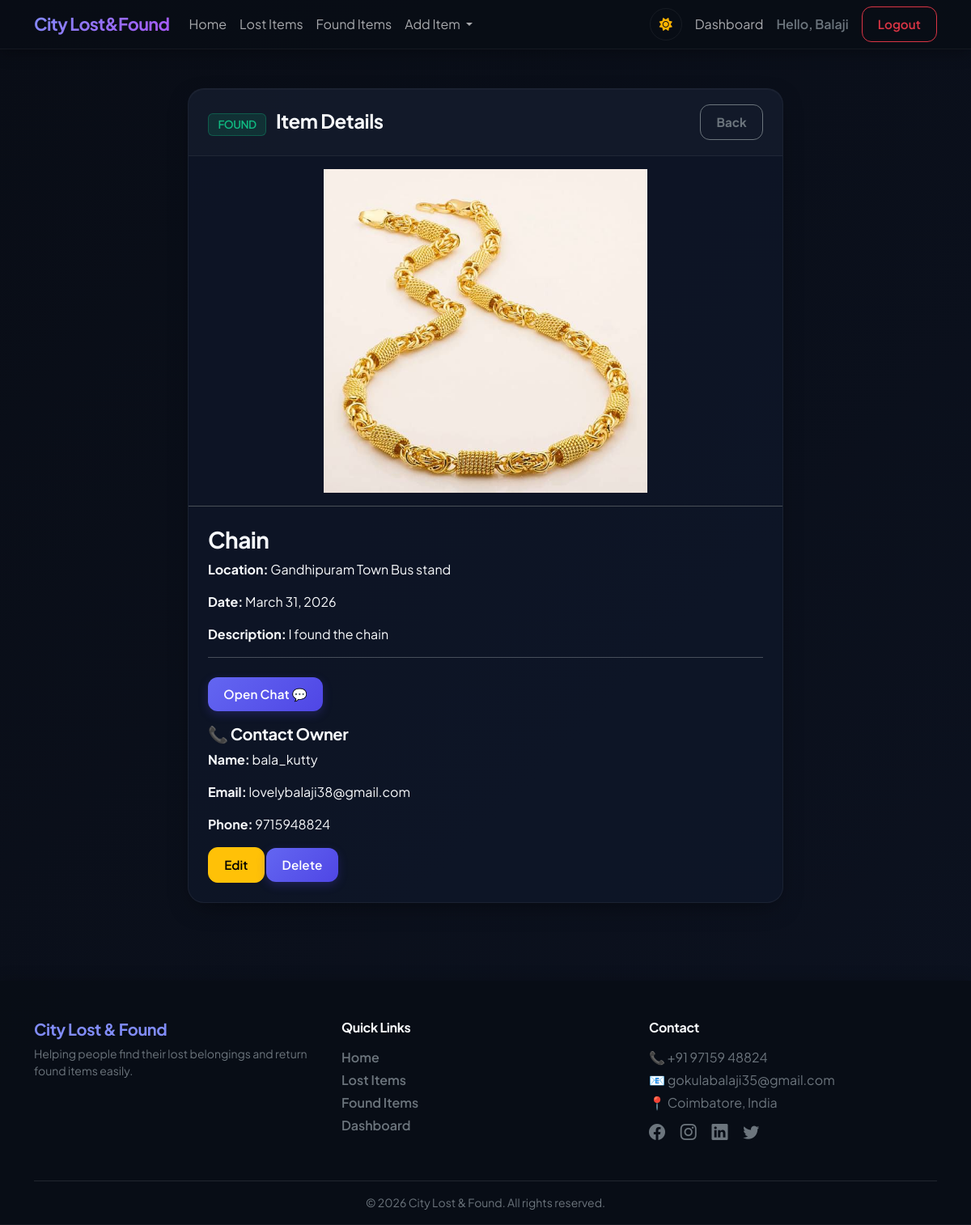
Page /item/24/ (signed in) on the committed database.
### items/models.py (models this page shows, shortened)
class Item(models.Model):
    STATUS_CHOICES = (
        ('lost', 'Lost'),
        ('found', 'Found'),
    )
    user = models.ForeignKey(User, on_delete=models.CASCADE, null=True, blank=True, related_name='items')
    title = models.CharField(max_length=100)
    description = models.TextField()
    location = models.CharField(max_length=100)
    date = models.DateField()
    contact_number = models.CharField(max_length=15, blank=True, null=True)
    status = models.CharField(max_length=10, choices=STATUS_CHOICES)
    image = models.ImageField(upload_to='items/', null=True, blank=True)

### items/views.py (the view)
# urls.py: path('item/<int:pk>/', views.item_detail, name='item_detail'),
@login_required
def item_detail(request, pk):
    item = get_object_or_404(Item, pk=pk)
    approved = False
    has_claim = False
    if request.user.is_authenticated:
        has_claim = Claim.objects.filter(
            item=item,
            claimant=request.user,
            is_cleared=False
        ).exists()
        if request.user.is_superuser:
            approved = True
        else:
            approved = Claim.objects.filter(
                item=item,
                claimant=request.user,
                status='approved'
            ).exists()
    return render(request, 'item_detail.html', {
        'item': item,
        'approved': approved,
        'has_claim': has_claim
    })

### templates/item_detail.html (shortened to what this page needs)
{% extends 'index.html' %}
{% block content %}
<div class="row pt-4">
    <div class="col-md-8 offset-md-2">
        <div class="glass-card shadow-sm">
            <div class="card-header d-flex justify-content-between align-items-center">
                <h4 class="mb-0">
                    <span class="badge {% if item.status == 'lost' %}bg-danger{% else %}bg-success{% endif %} text-uppercase me-2" style="font-size: 0.85rem;">
                        {{ item.status }}
                    </span>
                    Item Details
                </h4>
                <a href="{% url 'list_items' item.status %}" class="btn btn-sm btn-outline-secondary fw-bold">
                    Back
                </a>
            </div>
            {% if item.image %}
            <div class="bg-transparent text-center border-bottom p-3">
                {% if item.status == 'lost' %}
                <img src="{{ item.image.url }}" class="img-fluid" style="max-height: 400px; object-fit: contain;">
                {% else %}
                {% if user.is_authenticated %}
                {% if user == item.user or user.is_superuser %}
                <img src="{{ item.image.url }}" class="img-fluid" style="max-height: 400px;">
                {% elif approved %}
                <img src="{{ item.image.url }}" class="img-fluid" style="max-height: 400px;">
                {% else %}
                <img src="{{ item.image.url }}" class="img-fluid" style="max-height: 400px; filter: blur(15px);">
                <p class="text-muted mt-2">🔒 Claim and get approval to view full image</p>
                {% endif %}
                {% else %}
                <img src="{{ item.image.url }}" class="img-fluid" style="max-height: 400px; filter: blur(15px);">
                {% endif %}
                {% endif %}
            </div>
            {% endif %}
            <div class="card-body p-4">
                <h3>{{ item.title }}</h3>
                <p><strong>Location:</strong> {{ item.location }}</p>
                <p><strong>Date:</strong> {{ item.date }}</p>
                <p><strong>Description:</strong> {{ item.description }}</p>
                <hr>
                {% if item.status == 'found' %}
                {% if user.is_authenticated %}
                {% if user == item.user %}
                <p class="text-success">This is your item</p>
                <a href="{% url 'chat' item.id %}" class="btn gradient-btn mt-2">
                    Open Chat 💬
                </a>
                {% elif approved %}
                <a href="{% url 'chat' item.id %}" class="btn gradient-btn mt-2">
                    Open Chat 💬
                </a>
                <div class="mt-3">
                    <h5>📞 Contact Owner</h5>
                    <p><strong>Name:</strong> {{ item.user.username }}</p>
                    <p><strong>Email:</strong> {{ item.user.email }}</p>
                    <p><strong>Phone:</strong> {{ item.contact_number }}</p>
                </div>
                {% elif has_claim and not approved %}
                <button class="btn btn-warning" disabled>
                    Waiting for Approval ⏳
                </button>
                {% else %}
                <a href="{% url 'claim_item' item.id %}" class="btn gradient-btn">
                    Claim this item
                </a>
                {% endif %}
                {% else %}
                <p class="text-muted">Login to claim this item</p>
                {% endif %}
                {% endif %}
                {% if user == item.user or user.is_superuser %}
                <div class="mt-3">
                    <a href="{% url 'edit_item' item.id %}" class="btn btn-warning">Edit</a>
                    <a href="{% url 'delete_item' item.id %}" class="btn gradient-btn">Delete</a>
                </div>
                {% endif %}
            </div>
        </div>
    </div>
</div>
{% endblock %}

### templates/index.html (shortened to what this page needs)
{% load static %}
<!DOCTYPE html>
<html lang="en" data-bs-theme="light">
<head>
    <link href="https://cdn.jsdelivr.net/npm/bootstrap@5.3.2/dist/css/bootstrap.min.css" rel="stylesheet">
    <link href="https://cdn.jsdelivr.net/npm/bootstrap-icons@1.11.1/font/bootstrap-icons.css" rel="stylesheet">
    <link rel="stylesheet" href="https://cdnjs.cloudflare.com/ajax/libs/font-awesome/6.5.0/css/all.min.css">
    <link href="{% static 'css/style.css' %}" rel="stylesheet">
</head>
<body class="d-flex flex-column min-vh-100 {% block body_class %}{% endblock %} fade-in">
    <nav class="navbar navbar-expand-lg glass-nav sticky-top">
        <div class="container">
            <a class="navbar-brand fw-bold" href="{% url 'home' %}">City Lost&Found</a>
            <div class="collapse navbar-collapse" id="navbarNav">
                <ul class="navbar-nav me-auto">
                    <li class="nav-item">
                        <a class="nav-link" href="{% url 'home' %}">Home</a>
                    </li>
                    <li class="nav-item">
                        <a class="nav-link" href="{% url 'list_items' 'lost' %}">Lost Items</a>
                    </li>
                    <li class="nav-item">
                        <a class="nav-link" href="{% url 'list_items' 'found' %}">Found Items</a>
                    </li>
                    <li class="nav-item dropdown">
                        <a class="nav-link dropdown-toggle" href="#" data-bs-toggle="dropdown">
                            Add Item
                        </a>
                    </li>
                </ul>
                <ul class="navbar-nav align-items-center">
                    <li class="nav-item me-2">
                        <button onclick="toggleTheme()" class="theme-toggle-btn" type="button" aria-label="Toggle theme">
                            <i id="themeIcon" class="fa-solid fa-moon"></i>
                        </button>
                    </li>
                    {% if user.is_authenticated %}
                    <li class="nav-item">
                        <a class="nav-link" href="{% url 'dashboard' %}">Dashboard</a>
                    </li>
                    <li class="nav-item">
                        <span class="nav-link text-secondary fw-semibold">
                            Hello,
                            {% if user.first_name %}
                            {{ user.first_name }}
                            {% else %}
                            {{ user.username }}
                            {% endif %}
                        </span>
                    </li>
                    <li class="nav-item">
                        <form action="{% url 'logout' %}" method="post" class="d-inline">
                            <button type="submit" class="btn btn-outline-danger btn-sm ms-2">Logout</button>
                        </form>
                    </li>
                    {% endif %}
                </ul>
            </div>
        </div>
    </nav>
    <div class="container mt-4 mb-5">
        <main class="flex-grow-1">
            {% block content %}{% endblock %}
        </main>
    </div>
    <footer class="pt-5 pb-3 mt-5 glass-nav text-secondary">
        <div class="container">
            <div class="row">
                <div class="col-md-4 mb-4">
                    <h5 class="fw-bold text-primary">City Lost & Found</h5>
                    <p class="small">
                        Helping people find their lost belongings and return found items easily.
                    </p>
                </div>
                <div class="col-md-4 mb-4">
                    <h6 class="fw-bold mb-3">Quick Links</h6>
                    <ul class="list-unstyled">
                        <li class="mb-1"><a href="{% url 'home' %}" class="text-secondary text-decoration-none">Home</a></li>
                        <li class="mb-1"><a href="{% url 'list_items' 'lost' %}" class="text-secondary text-decoration-none">Lost Items</a></li>
                        <li class="mb-1"><a href="{% url 'list_items' 'found' %}" class="text-secondary text-decoration-none">Found Items</a></li>
                        <li class="mb-1"><a href="{% url 'dashboard' %}" class="text-secondary text-decoration-none">Dashboard</a></li>
                    </ul>
                </div>
                <div class="col-md-4 mb-4">
                    <h6 class="fw-bold mb-3">Contact</h6>
                    <p class="mb-1">📞 +91 97159 48824</p>
                    <p class="mb-1">📧 gokulabalaji35@gmail.com</p>
                    <p class="mb-2">📍 Coimbatore, India</p>
                    <div class="mt-2">
                        <a href="#" class="text-secondary me-3 fs-5"><i class="bi bi-facebook"></i></a>
                        <a href="#" class="text-secondary me-3 fs-5"><i class="bi bi-instagram"></i></a>
                        <a href="#" class="text-secondary me-3 fs-5"><i class="bi bi-linkedin"></i></a>
                        <a href="#" class="text-secondary fs-5"><i class="bi bi-twitter"></i></a>
                    </div>
                </div>
            </div>
            <hr class="border-secondary opacity-25">
            <div class="text-center small">
                © 2026 City Lost & Found. All rights reserved.
            </div>
        </div>
    </footer>
</body>
</html>

### rows in the picture
Item: status "FOUND", image (picture), title "Chain", location "Gandhipuram Town Bus stand", date "March 31, 2026", description "I found the chain", user.username "bala_kutty", user.email "lovelybalaji38@gmail.com", contact_number "9715948824"

### other values in the picture
{{ user.username }} "Balaji"
